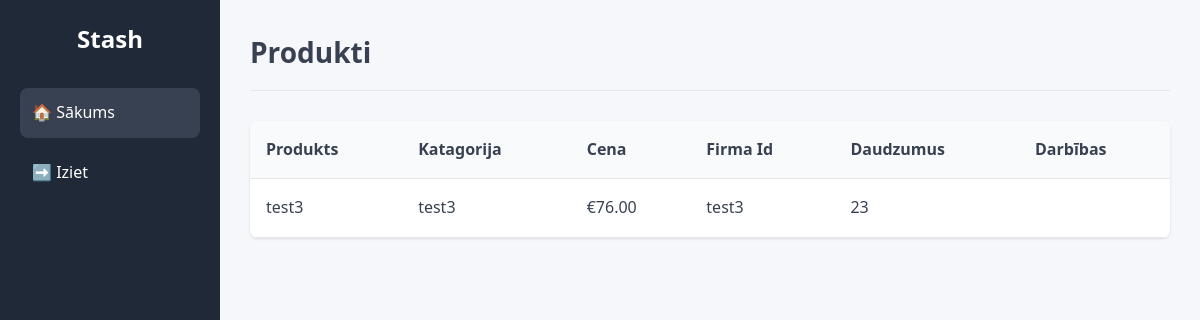
/index.php?category=test3, run on the app's committed database.
### tables this page shows
CREATE TABLE `products` (
  `id` int(11) NOT NULL,
  `name` varchar(255) NOT NULL,
  `description` text DEFAULT NULL,
  `category` varchar(100) NOT NULL,
  `company_id` varchar(100) DEFAULT NULL,
  `quantity` int(11) NOT NULL DEFAULT 0,
  `price` decimal(10,2) NOT NULL DEFAULT 0.00,
  `user_id` int(11) DEFAULT NULL,
  `created_at` timestamp NOT NULL DEFAULT current_timestamp(),
  `updated_at` timestamp NOT NULL DEFAULT current_timestamp() ON UPDATE current_timestamp()
);

### index.php (the view, shortened to what this page needs)
<?php
include 'db.php';
$filter = isset($_GET['category']) ? $_GET['category'] : null;
if ($filter) {
    $stmt = $conn->prepare("
        SELECT p.*, u.username
        FROM products p
        LEFT JOIN users u ON p.user_id = u.id
        WHERE p.category = ?
    ");
    $stmt->bind_param("s", $filter);
    $stmt->execute();
    $products = $stmt->get_result()->fetch_all(MYSQLI_ASSOC);
}
?>
<!DOCTYPE html>
<html lang="en">
<head>
    <link rel="stylesheet" href="style.css">
</head>
<body>
<div class="wrapper">
    <aside class="sidebar">
        <h1 class="logo">Stash</h1>
        <nav class="menu">
            <a href="index.php" class="menu-item active">🏠 Sākums</a>
            <a href="logout.php" class="menu-item">➡️ Iziet</a>
        </nav>
    </aside>
    <main class="content">
        <header class="page-header">
            <h2>Produkti</h2>
        </header>
        <section class="table-section">
            <table class="product-table">
                <thead>
                    <tr>
                        <th>Produkts</th>
                        <th>Katagorija</th>
                        <th>Cena</th>
                        <th>Firma Id</th>
                        <th>Daudzumus</th>
                        <th>Darbības</th>
                    </tr>
                </thead>
                <tbody>
                    <?php if (!empty($products)): ?>
                        <?php foreach ($products as $product): ?>
                            <tr>
                                <td><?= htmlspecialchars($product['name']) ?></td>
                                <td><?= htmlspecialchars($product['category']) ?></td>
                                <td>&euro;<?= htmlspecialchars($product['price']) ?></td>
                                <td><?= htmlspecialchars($product['company_id']) ?></td>
                                <td><?= htmlspecialchars($product['quantity']) ?></td>
                                <td>
                                </td>
                            </tr>
                        <?php endforeach; ?>
                    <?php else: ?>
                        <tr><td colspan="6" class="no-products">Produkts nav atrasts</td></tr>
                    <?php endif; ?>
                </tbody>
            </table>
        </section>
    </main>
</div>
</body>
</html>

### style.css (style rules this page uses)
* { margin: 0; padding: 0; box-sizing: border-box; }
:root { --primary-color: #1f2937; --secondary-color: #374151; --accent-color: #3b82f6; --success-color: #10b981; --danger-color: #ef4444; --warning-color: #f59e0b; --text-color: #374151; --text-light: #6b7280; --background-color: #f5f7fa; --card-background: #ffffff; --border-radius: 8px; --transition: all 0.3s ease; }
body { font-family: 'Segoe UI', Tahoma, Geneva, Verdana, sans-serif; background-color: var(--background-color); color: var(--text-color); line-height: 1.6; }
.wrapper { display: flex; min-height: 100vh; }
.sidebar { width: 220px; background-color: var(--primary-color); color: white; padding: 20px; position: fixed; height: 100vh; overflow-y: auto; }
.logo { font-size: 24px; margin-bottom: 30px; text-align: center; font-weight: bold; }
.menu { display: flex; flex-direction: column; gap: 10px; }
.menu-item { color: white; text-decoration: none; padding: 12px; border-radius: var(--border-radius); transition: var(--transition); display: flex; align-items: center; gap: 10px; }
.menu-item:hover, .menu-item.active { background-color: var(--secondary-color); }
.content { flex-grow: 1; padding: 30px; margin-left: 220px; overflow-y: auto; }
.page-header { margin-bottom: 30px; padding-bottom: 15px; border-bottom: 1px solid #e5e7eb; }
.page-header h2 { font-size: 28px; color: var(--text-color); }
.table-section { background: var(--card-background); border-radius: var(--border-radius); box-shadow: 0 1px 3px rgba(0,0,0,0.1); overflow: hidden; margin-bottom: 30px; }
.product-table, .user-table { width: 100%; border-collapse: collapse; }
.product-table th, .product-table td, .user-table th, .user-table td { padding: 16px; text-align: left; border-bottom: 1px solid #e5e7eb; }
.product-table th, .user-table th { background-color: #f9fafb; font-weight: 600; color: var(--text-color); }

### data on the page
products: name "test3", category "test3", price "76.00", company "test3", quantity "23"
